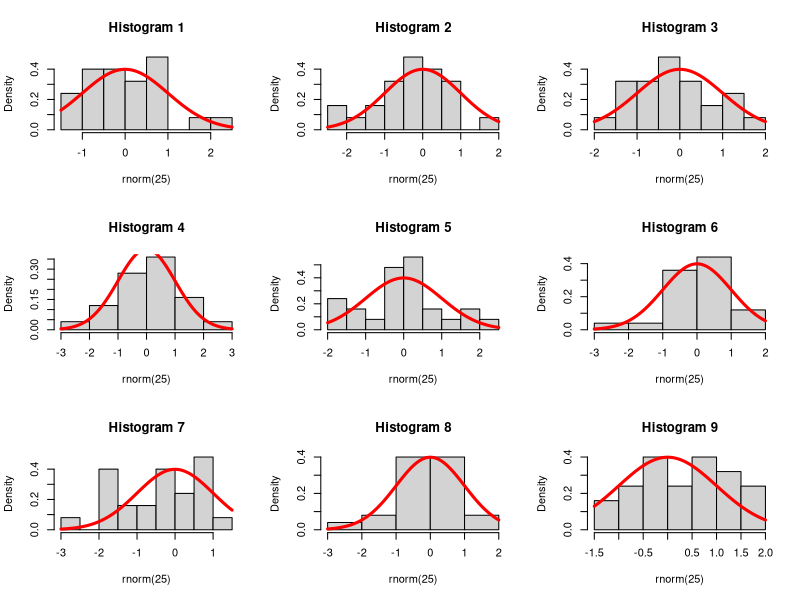
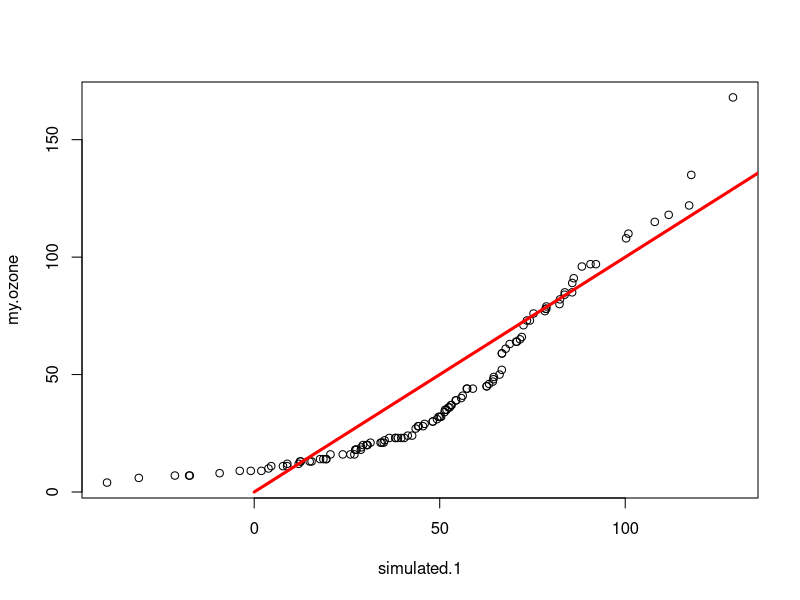
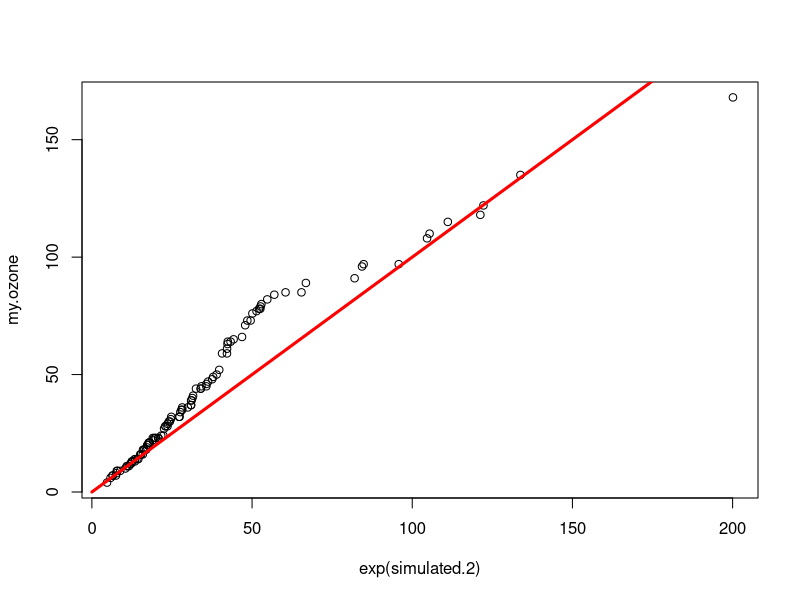
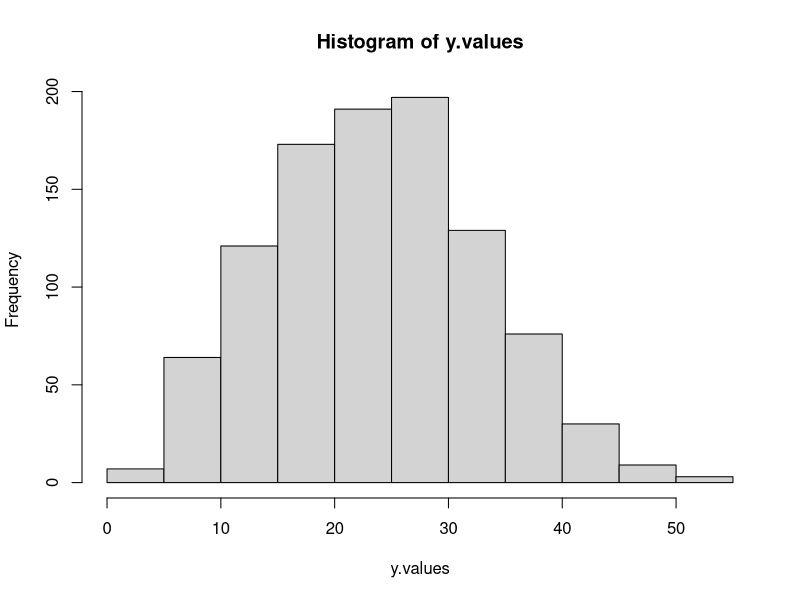

The R script that drew these images, in order:
# Exercise 10.1

par(mfrow=c(3,3))

set.seed(779)
for(i in 1:9){
  hist(rnorm(25), probability=TRUE,main=paste("Histogram",i))
  curve(dnorm,add=TRUE,col="red",lwd=3)
}

par(mfrow=c(1,1))

# Exercise 10.2a

my.ozone<-airquality$Ozone[!is.na(airquality$Ozone) & airquality$Ozone>1]
length(my.ozone)

mean.1<-mean(my.ozone)
sd.1<-sd(my.ozone)

length(my.ozone)

set.seed(55789)
simulated.1<-rnorm(115,mean=mean.1,sd=sd.1)

qqplot(simulated.1,my.ozone)
lines(0:200,0:200,type="l",lwd=3,col="red")

# Exercise 10.2b

mean.2<-mean(log(my.ozone))
sd.2<-sd(log(my.ozone))

set.seed(8942)
simulated.2<-rnorm(115,mean=mean.2,sd=sd.2)

qqplot(exp(simulated.2),my.ozone)
lines(0:200,0:200,type="l",lwd=3,col="red")

# Exercise 10.3

doone <- function(){
  x <- sum(sample(1:6,2,replace=TRUE))
  y<-sum(sample(1:6,x,replace=TRUE))
  y
}

set.seed(457778) 
y.values<-replicate(1000,doone())
hist(y.values) 


